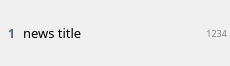
<?xml version="1.0" encoding="UTF-8"?>
<ui version="4.0">
 <class>Form</class>
 <widget class="QWidget" name="Form">
  <property name="geometry">
   <rect>
    <x>0</x>
    <y>0</y>
    <width>230</width>
    <height>57</height>
   </rect>
  </property>
  <property name="sizePolicy">
   <sizepolicy hsizetype="Preferred" vsizetype="Preferred">
    <horstretch>0</horstretch>
    <verstretch>0</verstretch>
   </sizepolicy>
  </property>
  <property name="minimumSize">
   <size>
    <width>0</width>
    <height>0</height>
   </size>
  </property>
  <property name="font">
   <font>
    <family>微软雅黑</family>
   </font>
  </property>
  <property name="windowTitle">
   <string>Form</string>
  </property>
  <property name="styleSheet">
   <string notr="true">hover:{font-weight: bold;}</string>
  </property>
  <layout class="QHBoxLayout" name="horizontalLayout">
   <property name="spacing">
    <number>0</number>
   </property>
   <property name="leftMargin">
    <number>3</number>
   </property>
   <property name="topMargin">
    <number>4</number>
   </property>
   <property name="rightMargin">
    <number>3</number>
   </property>
   <property name="bottomMargin">
    <number>4</number>
   </property>
   <item>
    <widget class="QLabel" name="num">
     <property name="sizePolicy">
      <sizepolicy hsizetype="Minimum" vsizetype="Preferred">
       <horstretch>0</horstretch>
       <verstretch>0</verstretch>
      </sizepolicy>
     </property>
     <property name="minimumSize">
      <size>
       <width>20</width>
       <height>0</height>
      </size>
     </property>
     <property name="font">
      <font>
       <family>微软雅黑</family>
       <pointsize>9</pointsize>
       <weight>75</weight>
       <bold>true</bold>
      </font>
     </property>
     <property name="styleSheet">
      <string notr="true">color:#54687A</string>
     </property>
     <property name="frameShape">
      <enum>QFrame::NoFrame</enum>
     </property>
     <property name="lineWidth">
      <number>0</number>
     </property>
     <property name="text">
      <string>1 </string>
     </property>
     <property name="alignment">
      <set>Qt::AlignCenter</set>
     </property>
    </widget>
   </item>
   <item>
    <widget class="QLabel" name="title">
     <property name="sizePolicy">
      <sizepolicy hsizetype="Expanding" vsizetype="Minimum">
       <horstretch>0</horstretch>
       <verstretch>0</verstretch>
      </sizepolicy>
     </property>
     <property name="minimumSize">
      <size>
       <width>0</width>
       <height>58</height>
      </size>
     </property>
     <property name="font">
      <font>
       <family>微软雅黑</family>
       <pointsize>10</pointsize>
       <weight>50</weight>
       <bold>false</bold>
      </font>
     </property>
     <property name="styleSheet">
      <string notr="true">hover:{font-weight: bold;}</string>
     </property>
     <property name="text">
      <string>news title</string>
     </property>
     <property name="scaledContents">
      <bool>false</bool>
     </property>
     <property name="wordWrap">
      <bool>true</bool>
     </property>
     <property name="margin">
      <number>0</number>
     </property>
    </widget>
   </item>
   <item>
    <widget class="QLabel" name="value">
     <property name="sizePolicy">
      <sizepolicy hsizetype="Minimum" vsizetype="Preferred">
       <horstretch>0</horstretch>
       <verstretch>0</verstretch>
      </sizepolicy>
     </property>
     <property name="font">
      <font>
       <family>微软雅黑</family>
       <pointsize>7</pointsize>
      </font>
     </property>
     <property name="styleSheet">
      <string notr="true">color:gray</string>
     </property>
     <property name="text">
      <string>1234</string>
     </property>
     <property name="alignment">
      <set>Qt::AlignRight|Qt::AlignTrailing|Qt::AlignVCenter</set>
     </property>
    </widget>
   </item>
  </layout>
 </widget>
 <resources>
  <include location="img.qrc"/>
 </resources>
 <connections/>
</ui>
